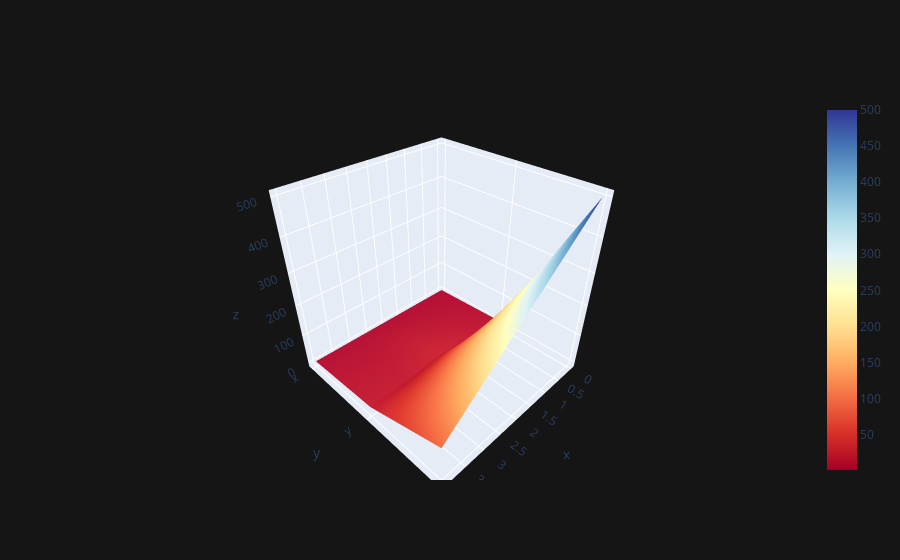

Here is the notebook cell this chart was saved with:
### Code cell
df3.iplot(kind='surface',colorscale='rdylbu')

### Figure 1 — Plotly figure (JSON) as saved in the notebook; plotly's stock layout.template omitted (floating-point values rounded to 4 significant figures)
{"data": [{"colorscale": [[0, "rgb(165,0,38)"], [0.1, "rgb(215,48,39)"], [0.2, "rgb(244,109,67)"], [0.3, "rgb(253,174,97)"], [0.4, "rgb(254,224,144)"], [0.5, "rgb(255,255,191)"], [0.6, "rgb(224,243,248)"], [0.7, "rgb(171,217,233)"], [0.8, "rgb(116,173,209)"], [0.9, "rgb(69,117,180)"], [1, "rgb(49,54,149)"]], "type": "surface", "x": [0, 1, 2, 3, 4], "y": ["x", "y", "z"], "z": [[1, 2, 3, 4, 5], [10, 20, 30, 20, 20], [500, 400, 300, 200, 100]]}], "layout": {"legend": {"bgcolor": "#151516", "font": {"color": "#D9D9D9"}}, "paper_bgcolor": "#151516", "plot_bgcolor": "#151516", "title": {"font": {"color": "#D9D9D9"}}, "xaxis": {"gridcolor": "#434343", "showgrid": true, "tickfont": {"color": "#C2C2C2"}, "title": {"font": {"color": "#D9D9D9"}, "text": ""}, "zerolinecolor": "#666570"}, "yaxis": {"gridcolor": "#434343", "showgrid": true, "tickfont": {"color": "#C2C2C2"}, "title": {"font": {"color": "#D9D9D9"}, "text": ""}, "zerolinecolor": "#666570"}}}
